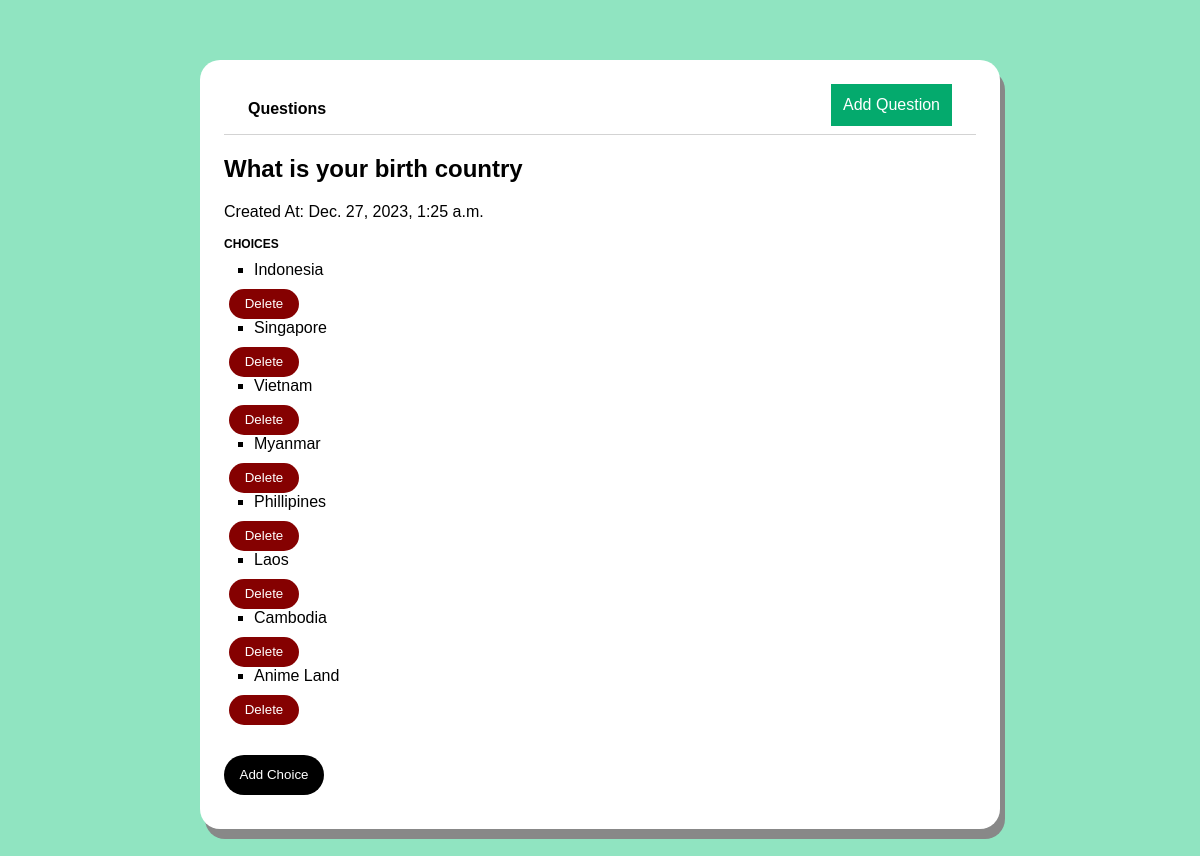
The app's page /mcq-question/19, older data.
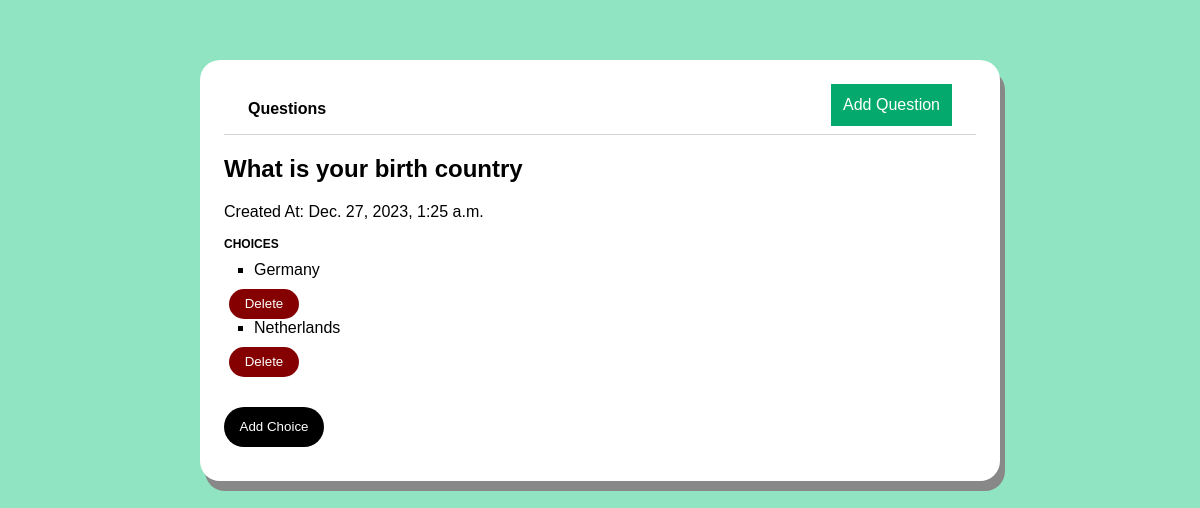
The same page, newer data.
### questions/models.py (models this page shows, shortened)
class Choices(models.Model):
    mcq = models.ForeignKey(MultiChoiceQuestion, null=True, on_delete=models.CASCADE)
    choice = models.CharField(max_length=5000)

### questions/views.py (the view, shortened to what this page needs)
# urls.py: path('mcq-question/<int:id>', views.MCQuestionPage, name = "mcq-question"),
def MCQuestionPage(request, id):
    mcq_question = MultiChoiceQuestion.objects.get(id=id)
    choices = Choices.objects.filter(mcq=id)
    form = AddChoices()
    context = {
        'mcq_question': mcq_question,
        'choices': choices,
        'form': form
    }
    return render(request, 'MCQ.html', context)

### questions/templates/MCQ.html (shortened to what this page needs)
{%  extends 'layouts/page.html' %}
{% block content %}
<div class="page-mcq-question">
    <h2 class="mcq-question-title">{{mcq_question.question}}</h2>
    <p class="question-date">Created At: {{mcq_question.created_at}}</p>
    <div class="field-wrapper">
            <label>Choices</label>
            {% for choice in choices %}
            <ol>
                <li>{{choice.choice}}</li>
            </ol>
            <a href="{% url 'delete-choice' choice.id %}">
                <button type="button" class="delete-button">Delete</button>
            </a>
            {% endfor %}
    </div>
    <button id="myButton" class="add-choice-button">Add Choice</button>
</div>
{% endblock %}

Row changes from the older to the newer data that the page shows:
removed Choices: choice "Indonesia"
removed Choices: choice "Singapore"
removed Choices: choice "Vietnam"
removed Choices: choice "Myanmar"
removed Choices: choice "Phillipines"
removed Choices: choice "Laos"
removed Choices: choice "Cambodia"
removed Choices: choice "Anime Land"
added Choices: choice "Germany"
added Choices: choice "Netherlands"
